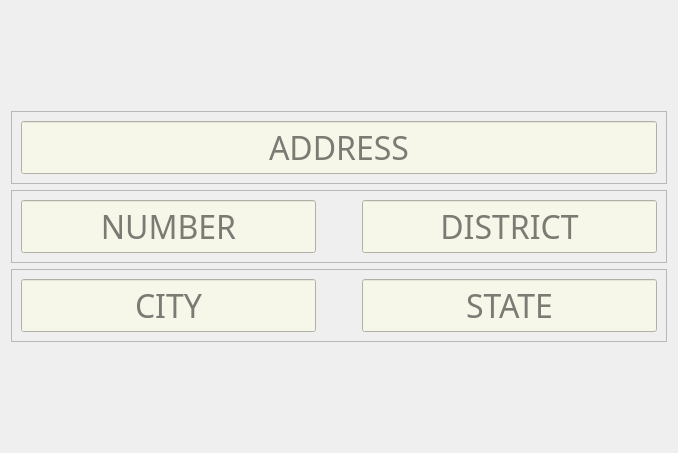
             <widget class="QWidget" name="rmcr_cb_2">
              <layout class="QVBoxLayout" name="verticalLayout_8">
               <item>
                <spacer name="verticalSpacer_5">
                 <property name="orientation">
                  <enum>Qt::Vertical</enum>
                 </property>
                 <property name="sizeType">
                  <enum>QSizePolicy::Maximum</enum>
                 </property>
                 <property name="sizeHint" stdset="0">
                  <size>
                   <width>20</width>
                   <height>100</height>
                  </size>
                 </property>
                </spacer>
               </item>
               <item>
                <widget class="QFrame" name="rmcr_cb_2_f1">
                 <property name="frameShape">
                  <enum>QFrame::StyledPanel</enum>
                 </property>
                 <property name="frameShadow">
                  <enum>QFrame::Raised</enum>
                 </property>
                 <layout class="QHBoxLayout" name="horizontalLayout_27">
                  <item>
                   <widget class="QLineEdit" name="rmcr_cb_2_f1_add">
                    <property name="font">
                     <font>
                      <family>Voga </family>
                      <pointsize>24</pointsize>
                      <weight>50</weight>
                      <italic>false</italic>
                      <bold>false</bold>
                     </font>
                    </property>
                    <property name="toolTip">
                     <string/>
                    </property>
                    <property name="styleSheet">
                     <string notr="true">QLineEdit:focus, QLineEdit:hover
{
	
	background-color: rgb(255, 219, 187);
}
QLineEdit
{
	font: 24pt &quot;Voga &quot;;
	background-color: rgb(246, 246, 233);
}
</string>
                    </property>
                    <property name="inputMask">
                     <string/>
                    </property>
                    <property name="text">
                     <string/>
                    </property>
                    <property name="alignment">
                     <set>Qt::AlignCenter</set>
                    </property>
                    <property name="placeholderText">
                     <string>ADDRESS</string>
                    </property>
                   </widget>
                  </item>
                 </layout>
                </widget>
               </item>
               <item>
                <widget class="QFrame" name="rmcr_cb_2_f2">
                 <property name="frameShape">
                  <enum>QFrame::StyledPanel</enum>
                 </property>
                 <property name="frameShadow">
                  <enum>QFrame::Raised</enum>
                 </property>
                 <layout class="QHBoxLayout" name="horizontalLayout_29">
                  <item>
                   <widget class="QLineEdit" name="rmcr_cb_2_f2_num">
                    <property name="sizePolicy">
                     <sizepolicy hsizetype="Minimum" vsizetype="Fixed">
                      <horstretch>0</horstretch>
                      <verstretch>0</verstretch>
                     </sizepolicy>
                    </property>
                    <property name="minimumSize">
                     <size>
                      <width>200</width>
                      <height>0</height>
                     </size>
                    </property>
                    <property name="font">
                     <font>
                      <family>Voga </family>
                      <pointsize>24</pointsize>
                      <weight>50</weight>
                      <italic>false</italic>
                      <bold>false</bold>
                     </font>
                    </property>
                    <property name="styleSheet">
                     <string notr="true">QLineEdit:focus, QLineEdit:hover
{
	
	background-color: rgb(255, 219, 187);
}
QLineEdit
{
	font: 24pt &quot;Voga &quot;;
	background-color: rgb(246, 246, 233);
}
</string>
                    </property>
                    <property name="inputMask">
                     <string/>
                    </property>
                    <property name="text">
                     <string/>
                    </property>
                    <property name="alignment">
                     <set>Qt::AlignCenter</set>
                    </property>
                    <property name="placeholderText">
                     <string>NUMBER</string>
                    </property>
                   </widget>
                  </item>
                  <item>
                   <spacer name="horizontalSpacer_11">
                    <property name="orientation">
                     <enum>Qt::Horizontal</enum>
                    </property>
                    <property name="sizeType">
                     <enum>QSizePolicy::Minimum</enum>
                    </property>
                    <property name="sizeHint" stdset="0">
                     <size>
                      <width>40</width>
                      <height>20</height>
                     </size>
                    </property>
                   </spacer>
                  </item>
                  <item>
                   <widget class="QLineEdit" name="rmcr_cb_2_f2_dist">
                    <property name="sizePolicy">
                     <sizepolicy hsizetype="Minimum" vsizetype="Fixed">
                      <horstretch>0</horstretch>
                      <verstretch>0</verstretch>
                     </sizepolicy>
                    </property>
                    <property name="minimumSize">
                     <size>
                      <width>200</width>
                      <height>0</height>
                     </size>
                    </property>
                    <property name="font">
                     <font>
                      <family>Voga </family>
                      <pointsize>24</pointsize>
                      <weight>50</weight>
                      <italic>false</italic>
                      <bold>false</bold>
                     </font>
                    </property>
                    <property name="styleSheet">
                     <string notr="true">QLineEdit:focus, QLineEdit:hover
{
	
	background-color: rgb(255, 219, 187);
}
QLineEdit
{
	font: 24pt &quot;Voga &quot;;
	background-color: rgb(246, 246, 233);
}
</string>
                    </property>
                    <property name="inputMask">
                     <string/>
                    </property>
                    <property name="text">
                     <string/>
                    </property>
                    <property name="alignment">
                     <set>Qt::AlignCenter</set>
                    </property>
                    <property name="placeholderText">
                     <string>DISTRICT</string>
                    </property>
                    <property name="cursorMoveStyle">
                     <enum>Qt::LogicalMoveStyle</enum>
                    </property>
                   </widget>
                  </item>
                 </layout>
                </widget>
               </item>
               <item>
                <widget class="QFrame" name="rmcr_cb_2_f3">
                 <property name="frameShape">
                  <enum>QFrame::StyledPanel</enum>
                 </property>
                 <property name="frameShadow">
                  <enum>QFrame::Raised</enum>
                 </property>
                 <layout class="QHBoxLayout" name="horizontalLayout_28">
                  <item>
                   <widget class="QLineEdit" name="rmcr_cb_2_f3_cty">
                    <property name="sizePolicy">
                     <sizepolicy hsizetype="Minimum" vsizetype="Fixed">
                      <horstretch>0</horstretch>
                      <verstretch>0</verstretch>
                     </sizepolicy>
                    </property>
                    <property name="minimumSize">
                     <size>
                      <width>200</width>
                      <height>0</height>
                     </size>
                    </property>
                    <property name="font">
                     <font>
                      <family>Voga </family>
                      <pointsize>24</pointsize>
                      <weight>50</weight>
                      <italic>false</italic>
                      <bold>false</bold>
                     </font>
                    </property>
                    <property name="styleSheet">
                     <string notr="true">QLineEdit:focus, QLineEdit:hover
{
	
	background-color: rgb(255, 219, 187);
}
QLineEdit
{
	font: 24pt &quot;Voga &quot;;
	background-color: rgb(246, 246, 233);
}
</string>
                    </property>
                    <property name="inputMask">
                     <string/>
                    </property>
                    <property name="text">
                     <string/>
                    </property>
                    <property name="alignment">
                     <set>Qt::AlignCenter</set>
                    </property>
                    <property name="placeholderText">
                     <string>CITY</string>
                    </property>
                   </widget>
                  </item>
                  <item>
                   <spacer name="horizontalSpacer_10">
                    <property name="orientation">
                     <enum>Qt::Horizontal</enum>
                    </property>
                    <property name="sizeType">
                     <enum>QSizePolicy::Minimum</enum>
                    </property>
                    <property name="sizeHint" stdset="0">
                     <size>
                      <width>40</width>
                      <height>20</height>
                     </size>
                    </property>
                   </spacer>
                  </item>
                  <item>
                   <widget class="QLineEdit" name="rmcr_cb_2_f3_stte">
                    <property name="sizePolicy">
                     <sizepolicy hsizetype="Minimum" vsizetype="Fixed">
                      <horstretch>0</horstretch>
                      <verstretch>0</verstretch>
                     </sizepolicy>
                    </property>
                    <property name="minimumSize">
                     <size>
                      <width>200</width>
                      <height>0</height>
                     </size>
                    </property>
                    <property name="font">
                     <font>
                      <family>Voga </family>
                      <pointsize>24</pointsize>
                      <weight>50</weight>
                      <italic>false</italic>
                      <bold>false</bold>
                     </font>
                    </property>
                    <property name="styleSheet">
                     <string notr="true">QLineEdit:focus, QLineEdit:hover
{
	
	background-color: rgb(255, 219, 187);
}
QLineEdit
{
	font: 24pt &quot;Voga &quot;;
	background-color: rgb(246, 246, 233);
}
</string>
                    </property>
                    <property name="inputMask">
                     <string/>
                    </property>
                    <property name="text">
                     <string/>
                    </property>
                    <property name="alignment">
                     <set>Qt::AlignCenter</set>
                    </property>
                    <property name="placeholderText">
                     <string>STATE</string>
                    </property>
                   </widget>
                  </item>
                 </layout>
                </widget>
               </item>
               <item>
                <spacer name="verticalSpacer_6">
                 <property name="orientation">
                  <enum>Qt::Vertical</enum>
                 </property>
                 <property name="sizeType">
                  <enum>QSizePolicy::Maximum</enum>
                 </property>
                 <property name="sizeHint" stdset="0">
                  <size>
                   <width>20</width>
                   <height>100</height>
                  </size>
                 </property>
                </spacer>
               </item>
              </layout>
             </widget>
